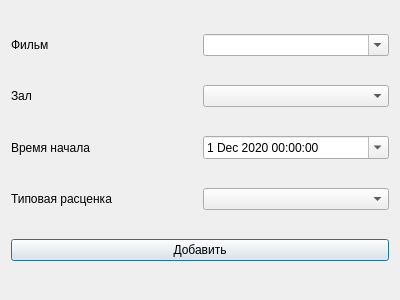
<?xml version="1.0" encoding="UTF-8"?>
<ui version="4.0">
 <class>addsession</class>
 <widget class="QDialog" name="addsession">
  <property name="geometry">
   <rect>
    <x>0</x>
    <y>0</y>
    <width>400</width>
    <height>300</height>
   </rect>
  </property>
  <property name="windowTitle">
   <string>Создание нового сеанса</string>
  </property>
  <layout class="QVBoxLayout" name="verticalLayout">
   <item>
    <layout class="QHBoxLayout" name="horizontalLayout">
     <item>
      <widget class="QLabel" name="label">
       <property name="sizePolicy">
        <sizepolicy hsizetype="Minimum" vsizetype="Preferred">
         <horstretch>0</horstretch>
         <verstretch>0</verstretch>
        </sizepolicy>
       </property>
       <property name="minimumSize">
        <size>
         <width>75</width>
         <height>0</height>
        </size>
       </property>
       <property name="text">
        <string>Фильм</string>
       </property>
      </widget>
     </item>
     <item>
      <widget class="QComboBox" name="filmsBox">
       <property name="editable">
        <bool>true</bool>
       </property>
      </widget>
     </item>
    </layout>
   </item>
   <item>
    <layout class="QHBoxLayout" name="horizontalLayout_2">
     <item>
      <widget class="QLabel" name="label_2">
       <property name="sizePolicy">
        <sizepolicy hsizetype="Preferred" vsizetype="Preferred">
         <horstretch>0</horstretch>
         <verstretch>0</verstretch>
        </sizepolicy>
       </property>
       <property name="minimumSize">
        <size>
         <width>75</width>
         <height>0</height>
        </size>
       </property>
       <property name="text">
        <string>Зал</string>
       </property>
      </widget>
     </item>
     <item>
      <widget class="QComboBox" name="hallsBox"/>
     </item>
    </layout>
   </item>
   <item>
    <layout class="QHBoxLayout" name="horizontalLayout_3">
     <item>
      <widget class="QLabel" name="label_3">
       <property name="minimumSize">
        <size>
         <width>75</width>
         <height>0</height>
        </size>
       </property>
       <property name="text">
        <string>Время начала</string>
       </property>
      </widget>
     </item>
     <item>
      <widget class="QDateTimeEdit" name="dateTimeEdit">
       <property name="showGroupSeparator" stdset="0">
        <bool>false</bool>
       </property>
       <property name="date">
        <date>
         <year>2020</year>
         <month>12</month>
         <day>1</day>
        </date>
       </property>
       <property name="calendarPopup">
        <bool>true</bool>
       </property>
      </widget>
     </item>
    </layout>
   </item>
   <item>
    <layout class="QHBoxLayout" name="horizontalLayout_4">
     <item>
      <widget class="QLabel" name="label_4">
       <property name="sizePolicy">
        <sizepolicy hsizetype="Preferred" vsizetype="Preferred">
         <horstretch>0</horstretch>
         <verstretch>0</verstretch>
        </sizepolicy>
       </property>
       <property name="minimumSize">
        <size>
         <width>75</width>
         <height>0</height>
        </size>
       </property>
       <property name="text">
        <string>Типовая расценка</string>
       </property>
      </widget>
     </item>
     <item>
      <widget class="QComboBox" name="multiplierBox"/>
     </item>
    </layout>
   </item>
   <item>
    <widget class="QPushButton" name="addButton">
     <property name="text">
      <string>Добавить</string>
     </property>
    </widget>
   </item>
  </layout>
 </widget>
 <resources/>
 <connections/>
</ui>
